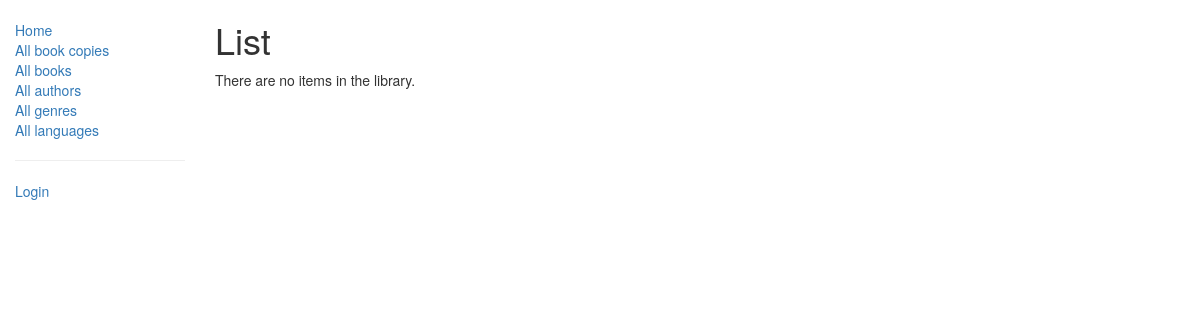
Page /catalog/bookinstances/ on the earlier database version.
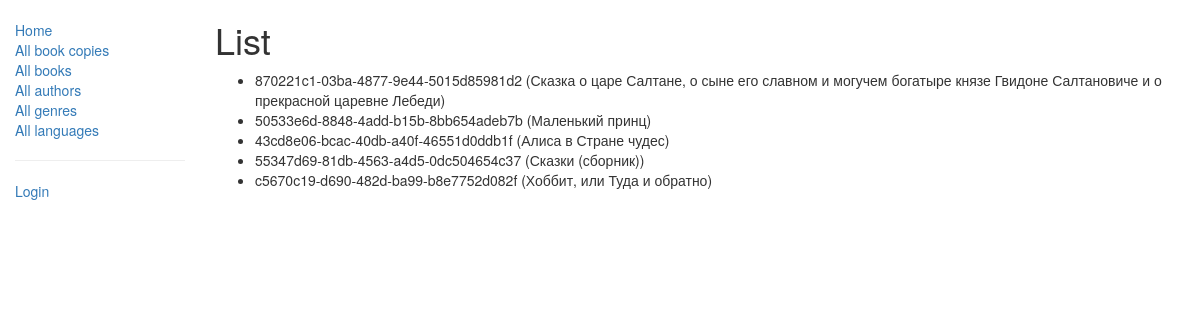
Same page on the later database version.
### catalog/models.py (models this page shows, shortened)
class BookInstance(models.Model):
    id = models.UUIDField(primary_key=True, default=uuid.uuid4, help_text="Unique ID for this particular book across whole library")
    book = models.ForeignKey('Book', on_delete=models.SET_NULL, null=True)
    imprint = models.CharField(max_length=200)
    due_back = models.DateField(null=True, blank=True)
    borrower = models.ForeignKey(User, on_delete=models.SET_NULL, null=True, blank=True)
    LOAN_STATUS = (
        ('m', 'Maintenance'),
        ('o', 'On loan'),
        ('a', 'Available'),
        ('r', 'Reserved'),
    )
    status = models.CharField(max_length=1, choices=LOAN_STATUS, blank=True, default='m', help_text='Book availability')
    class Meta:
        ordering = ["due_back"]
        permissions = (("can_mark_returned", "Set book as returned"),)
    def __str__(self):
        return '%s (%s)' % (self.id,self.book.title)

class Book(models.Model):
    title = models.CharField(max_length=200)
    author = models.ForeignKey('Author', on_delete=models.SET_NULL, null=True)
    summary = models.TextField(max_length=1000, help_text="Enter a brief description of the book")
    isbn = models.CharField('ISBN',max_length=13, help_text='13 Character <a href="https://www.isbn-international.org/content/what-isbn">ISBN number</a>')
    genre = models.ManyToManyField(Genre, help_text="Select a genre for this book")
    language = models.ForeignKey('Language', on_delete=models.SET_NULL, null=True)
    def display_genre(self):
        """
        Creates a string for the Genre. This is required to display genre in Admin.
        """
        return ', '.join([ genre.name for genre in self.genre.all()[:3] ])
    display_genre.short_description = 'Genre'

### catalog/views.py (the view)
# urls.py: path('bookinstances/', views.BookInstanceListView.as_view(), name='bookinstances'),
class BookInstanceListView(generic.ListView):
    model = BookInstance
    paginate_by = 10

### catalog/templates/catalog/bookinstance_list.html
{% extends "base_generic.html" %}
{% block content %}
  <h1>List</h1>
  {% if object_list %}
    <ul>
      {% for item in object_list %}
        <li>{{ item }}</li>
      {% endfor %}
    </ul>
  {% else %}
    <p>There are no items in the library.</p>
  {% endif %}
{% endblock %}

Differences in the rows shown:
added BookInstance: id+book "870221c1-03ba-4877-9e44-5015d85981d2 (Сказка о царе Салтане, о сыне его славном и могучем богатыре князе Гвидоне Салтановиче и о прекрасной царевне Лебеди)"
added BookInstance: id+book "50533e6d-8848-4add-b15b-8bb654adeb7b (Маленький принц)"
added BookInstance: id+book "43cd8e06-bcac-40db-a40f-46551d0ddb1f (Алиса в Стране чудес)"
added BookInstance: id+book "55347d69-81db-4563-a4d5-0dc504654c37 (Сказки (сборник))"
added BookInstance: id+book "c5670c19-d690-482d-ba99-b8e7752d082f (Хоббит, или Туда и обратно)"
Other differences:
text no longer shown: "There are no items in the library."
